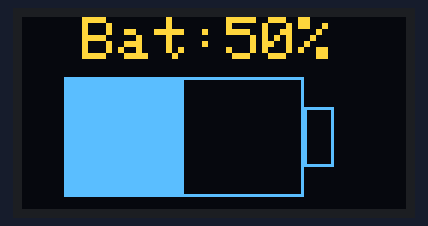
Bench run of a sketch on a simulated Arduino Uno, built with avr-gcc and run on an emulated ATmega328P. On the bench: 128×64 one-colour display. The OLED is the two-colour kind (top 16 rows yellow); the display library's start-up logo is not drawn.

Above: at 2.1 s.

The sketch:

lcd.ino
```cpp
#include <SoftwareSerial.h>
#include <Wire.h>
//#include <SPI.h>

#include <Adafruit_GFX.h>
#include <Adafruit_SSD1306.h>

#define SCREEN_WIDTH 128 // OLED display width, in pixels
#define SCREEN_HEIGHT 64 // OLED display height, in pixels

// Declaration for an SSD1306 display connected to I2C (A4 = SDA, A5 = SCL)
// Reset pin # (or -1 if sharing Arduino reset pin)
#define OLED_RESET     4
//See datasheet for Address
#define SCREEN_ADDRESS 0x3C
Adafruit_SSD1306 display(SCREEN_WIDTH, SCREEN_HEIGHT, &Wire, OLED_RESET);


int batlevel = 50;

void setup() {
  //Begin serial communication with Serial Monitor
  Serial.begin(115200);

  // SSD1306_SWITCHCAPVCC = generate display voltage from 3.3V internally
  if(!display.begin(SSD1306_SWITCHCAPVCC, SCREEN_ADDRESS)) {
    Serial.println(F("SSD1306 allocation failed"));
    for(;;); // Don't proceed, loop forever
  }

  // the library initializes this with an Adafruit splash screen.
  display.display();
  delay(2000); // Pause for 2 seconds

  // Clear the buffer
  display.clearDisplay();
}

void loop() {

display_battery();

}

void display_battery()
{
  display.clearDisplay();
  display.setTextSize(2);
  display.setTextColor(WHITE);
  display.setCursor(20, 0);
  display.print("Bat:");
  display.print(batlevel);
  display.print("%");
  display.drawRect(14, 20, 80, 40, WHITE);
  display.drawRect(94, 30, 10, 20, WHITE);
  display.fillRect(14, 20, (int)(8 * (batlevel) / 10), 40, WHITE);
  display.display();
  delay(2000);
}
```
